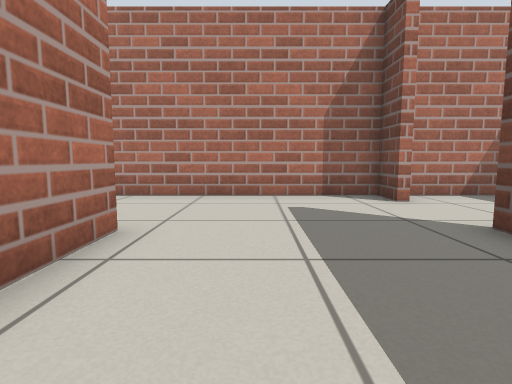
View 1 (above)

15 first-person views from a walk through a Gazebo world. The camera is 0.5 m above the floor, tilts 6° down and sees 80° across. The floor is counted in squares, 0.5 m on a side. Each view is taken from the middle of a square. On the plan, view 1 faces up. The plan holds only what a view shows up to about 12 squares ahead; the rest is blank.

View 2
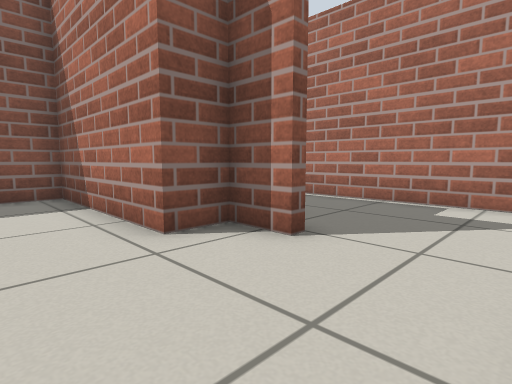

View 3
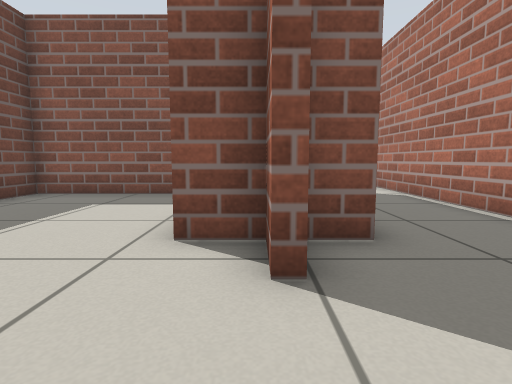

View 4
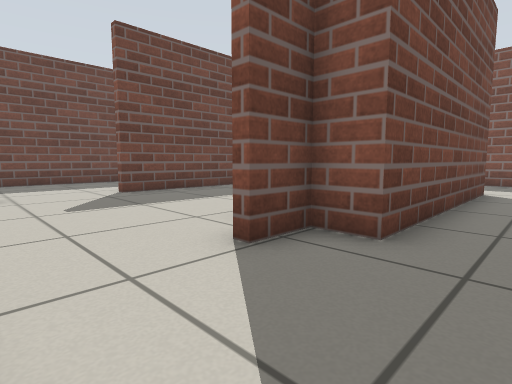

View 5
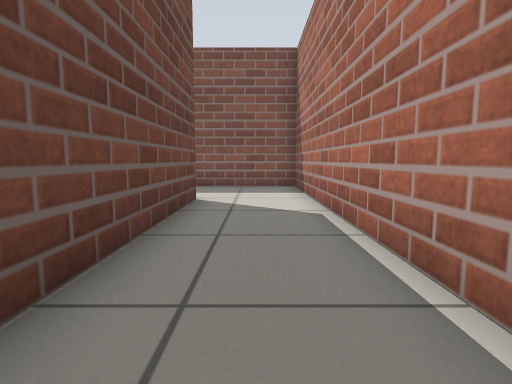

View 6
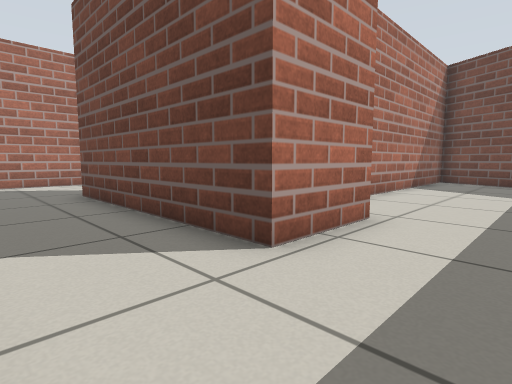

View 7
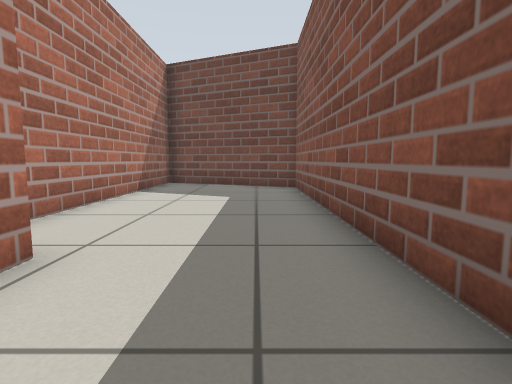

View 8
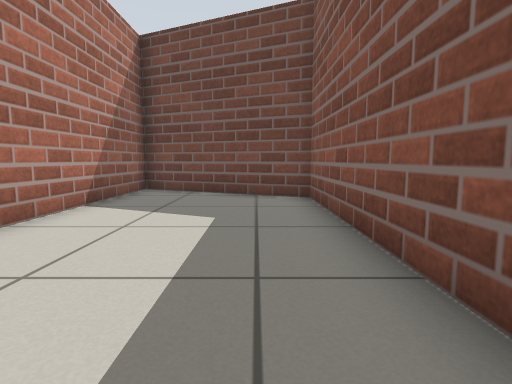

View 9
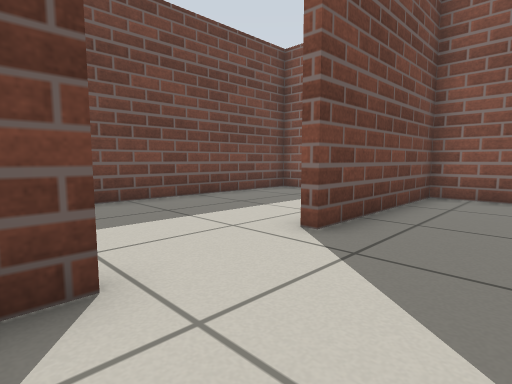

View 10
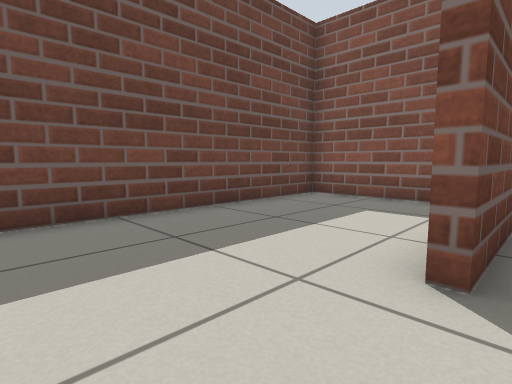

View 11
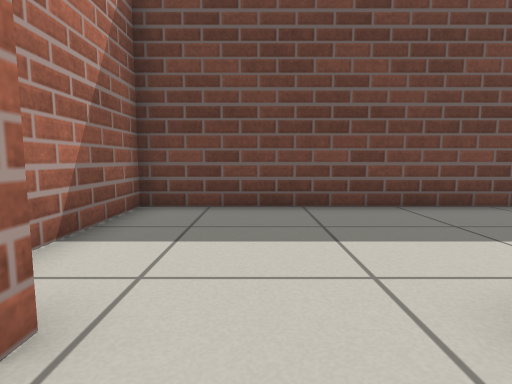

View 12
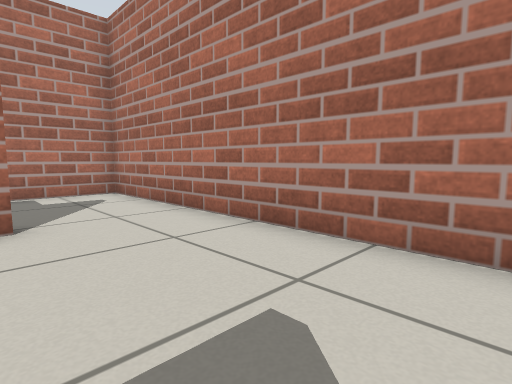

View 13
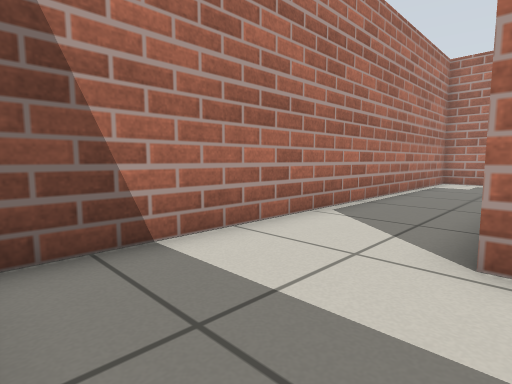

View 14
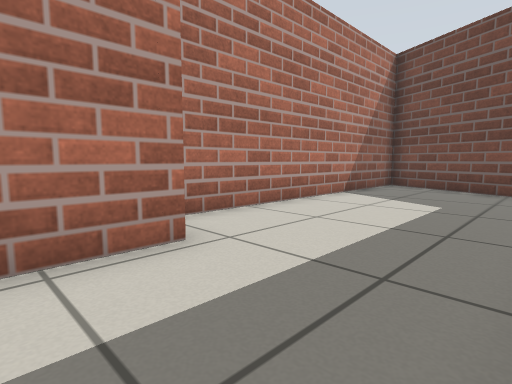

View 15
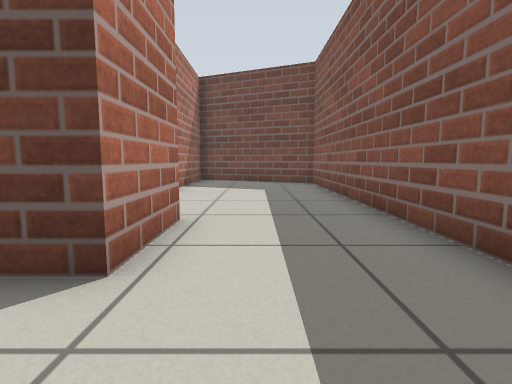

### Floor plan
Ten units are one square. View 1 is at (0, 0); x grows to the right and y downward. Boxes are objects, and circles mark ways between rooms. Rooms are numbered by the first view taken in them; rooms with no view inside come last. Other rooms are left out.
<svg viewBox="-80 -90 169 159">
<path fill="none" stroke="#000" d="M-31 -56 -31 -43 -20 -43 -20 9 34 9 34 -44M34 -73 34 -85 -75 -85 -75 34M-45 27 -45 -43 -34 -43 -34 -56M-19 27 -45 27M-75 34 -75 64 60 64 83 12 -11 12M51 9 84 9M84 11 84 -85 42 -85"/>
<circle cx="-60" cy="27" r="3" fill="#2a7"/>
<circle cx="30" cy="-60" r="3" fill="#2a7"/>
<text x="-20" y="-50">1</text>
<text x="0" y="40">2</text>
<text x="60" y="-40">3</text>
</svg>
Room 1 opens to room 2. Room 1 opens to room 3.

Where each view was taken, in squares from view 1:
view 1: 0 up, 0 right, facing up
view 2: 8 up, 0 right, facing down-left
view 3: 8 up, 3 left, facing down
view 4: 8 up, 6 left, facing down-right
view 5: 5 up, 6 left, facing down
view 6: 5 down, 7 left, facing up-right
view 7: 5 down, 5 left, facing right
view 8: 5 down, 2 left, facing right
view 9: 8 up, 1 right, facing down-right
view 10: 7 up, 3 right, facing down-right
view 11: 6 up, 2 right, facing right
view 12: 5 up, 2 right, facing up-left
view 13: 6 down, 4 left, facing up-left
view 14: 6 down, 4 left, facing up-right
view 15: 4 down, 7 left, facing right
